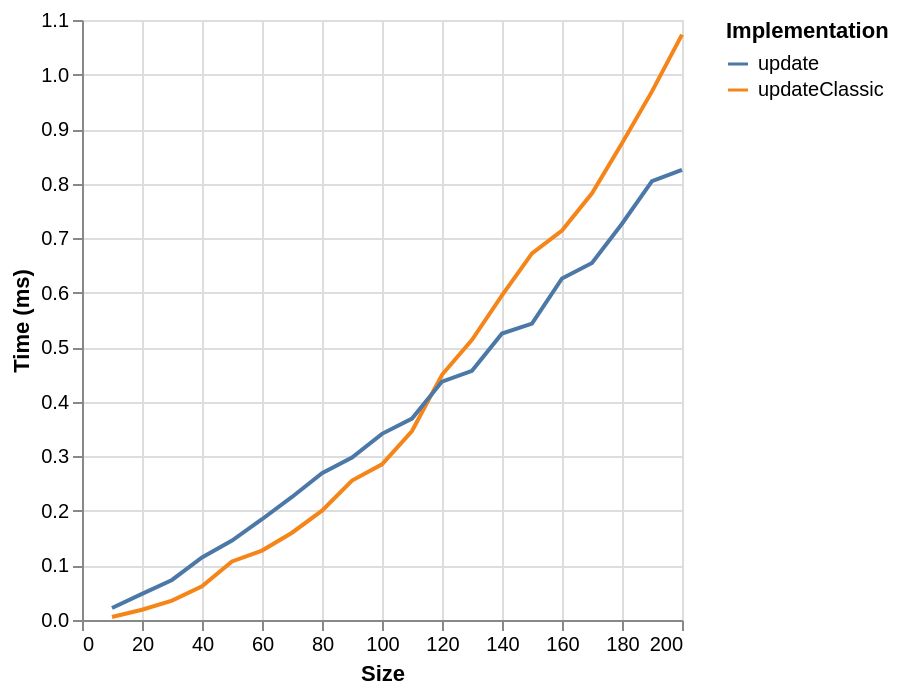

Here is the Vega-Lite specification saved for this chart:
### Vega-Lite specification from a JSON file in a GitHub repository (floating-point values rounded to 4 significant figures)
{"$schema": "https://vega.github.io/schema/vega-lite/v6.json", "data": {"values": [{"ms": 0.0055, "series": "updateClassic", "size": 10}, {"ms": 0.0188, "series": "updateClassic", "size": 20}, {"ms": 0.0355, "series": "updateClassic", "size": 30}, {"ms": 0.0619, "series": "updateClassic", "size": 40}, {"ms": 0.1074, "series": "updateClassic", "size": 50}, {"ms": 0.1273, "series": "updateClassic", "size": 60}, {"ms": 0.16, "series": "updateClassic", "size": 70}, {"ms": 0.2005, "series": "updateClassic", "size": 80}, {"ms": 0.2557, "series": "updateClassic", "size": 90}, {"ms": 0.2853, "series": "updateClassic", "size": 100}, {"ms": 0.3464, "series": "updateClassic", "size": 110}, {"ms": 0.4496, "series": "updateClassic", "size": 120}, {"ms": 0.5136, "series": "updateClassic", "size": 130}, {"ms": 0.5951, "series": "updateClassic", "size": 140}, {"ms": 0.6721, "series": "updateClassic", "size": 150}, {"ms": 0.7141, "series": "updateClassic", "size": 160}, {"ms": 0.7824, "series": "updateClassic", "size": 170}, {"ms": 0.8742, "series": "updateClassic", "size": 180}, {"ms": 0.9691, "series": "updateClassic", "size": 190}, {"ms": 1.073, "series": "updateClassic", "size": 200}, {"ms": 0.0221, "series": "update", "size": 10}, {"ms": 0.048, "series": "update", "size": 20}, {"ms": 0.0734, "series": "update", "size": 30}, {"ms": 0.1147, "series": "update", "size": 40}, {"ms": 0.1457, "series": "update", "size": 50}, {"ms": 0.1847, "series": "update", "size": 60}, {"ms": 0.2256, "series": "update", "size": 70}, {"ms": 0.2693, "series": "update", "size": 80}, {"ms": 0.298, "series": "update", "size": 90}, {"ms": 0.3413, "series": "update", "size": 100}, {"ms": 0.3693, "series": "update", "size": 110}, {"ms": 0.4371, "series": "update", "size": 120}, {"ms": 0.4568, "series": "update", "size": 130}, {"ms": 0.5252, "series": "update", "size": 140}, {"ms": 0.5433, "series": "update", "size": 150}, {"ms": 0.6261, "series": "update", "size": 160}, {"ms": 0.6546, "series": "update", "size": 170}, {"ms": 0.7265, "series": "update", "size": 180}, {"ms": 0.8047, "series": "update", "size": 190}, {"ms": 0.8254, "series": "update", "size": 200}]}, "encoding": {"color": {"field": "series", "legend": {"orient": "right", "symbolLimit": 30, "title": "Implementation"}, "type": "nominal"}, "x": {"field": "size", "title": "Size", "type": "quantitative"}, "y": {"field": "ms", "title": "Time (ms)", "type": "quantitative"}}, "mark": {"point": false, "type": "line"}}
